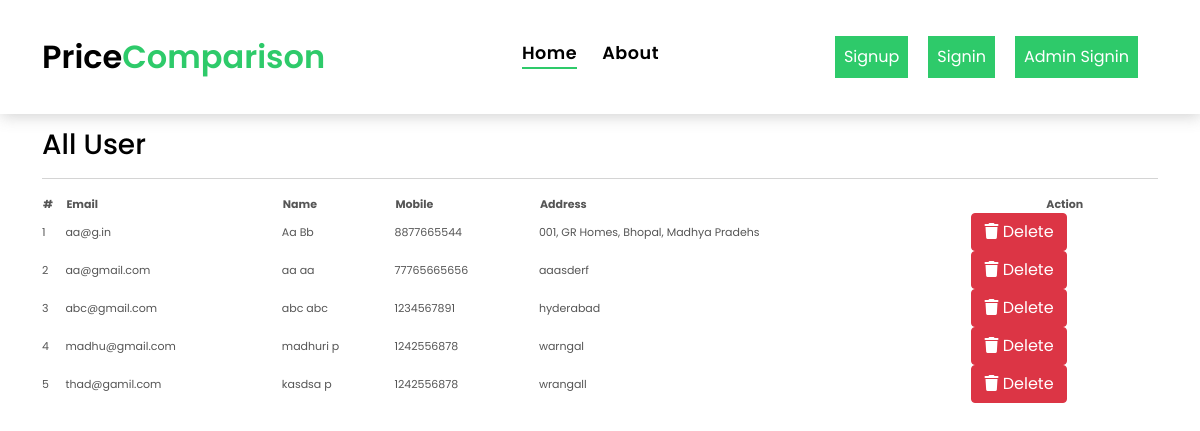
The page /all-user/ on the database its author committed.
### myapp/models.py (models this page shows, shortened)
class Register(models.Model):
    user = models.ForeignKey(User, on_delete=models.CASCADE, null=True, blank=True)
    mobile = models.CharField(max_length=10, null=True, blank=True)
    address = models.TextField(null=True, blank=True)

### myapp/views.py (the view)
# urls.py: path('all-user/', all_user, name="all_user"),
def all_user(request):
    data = Register.objects.filter()
    return render(request, "all_user.html", locals())

### myapp/templates/all_user.html (shortened to what this page needs)
{% include 'base.html' %}
{% load static %}
{% block body %}
<link rel="stylesheet" href="https://cdnjs.cloudflare.com/ajax/libs/font-awesome/6.2.0/css/all.min.css"
integrity="sha512-xh6O/CkQoPOWDdYTDqeRdPCVd1SpvCA9XXcUnZS2FmJNp1coAFzvtCN9BmamE+4aHK8yyUHUSCcJHgXloTyT2A=="
crossorigin="anonymous" />
<section class="section-services section-t8">
    <div class="container">
    <h3>All User </h3><hr>
    <div class="table-responsive">
        <table id="example1" class="display nowrap" style="width: 100%">
            <thead>
              <tr>
                <th>#</th>
                <th>Email</th>
                <th>Name</th>
                <th>Mobile</th>
                <th>Address</th>
                <th style="text-align: center">Action</th>
              </tr>
            </thead>
            <tbody>
              {% for i in data %}
              <tr>
                <td>{{i.id}}</td>
                <td>{{i.user.username}}</td>
                <td>{{i.user.first_name}} {{i.user.last_name}}</td>
                <td>{{i.mobile}}</td>
                <td>{{i.address}}</td>
                <td>
                  <a href="/delete-user/{{i.id}}/" title="Delete History" class="btn btn-danger"
                  onclick="return confirm('Are your sure?')"><i class="fas fa-trash" aria-hidden="true"></i> Delete</a>
                </td>
              </tr>
              {% endfor %}
            </tbody>
          </table>
    </div>
  </div>
{% endblock  %}

### myapp/static/assets/css/style.css (style rules this page uses)
body { font-family: "Poppins", sans-serif; color: #555555; }
h1, h2, h3, h4, h5, h6 { color: #000000; }
a { color: #000000; text-decoration: none; transition: all 0.5s ease; }
.section-t8 { padding-top: 8rem; }
.btn { transition: 0.5s ease; }

### myapp/templates/all_user.html (style rules this page uses)
.table-responsive { font-size:11px; }
td { padding:0px; }

### rows shown on the page
Register: id "1", user.username "aa@g.in", user.first_name "Aa", user.last_name "Bb", mobile "8877665544", address "001, GR Homes, Bhopal, Madhya Pradehs"
Register: id "2", user.username "aa@gmail.com", user.first_name "aa", user.last_name "aa", mobile "77765665656", address "aaasderf"
Register: id "3", user.username "abc@gmail.com", user.first_name "abc", user.last_name "abc", mobile "1234567891", address "hyderabad"
Register: id "4", user.username "madhu@gmail.com", user.first_name "madhuri", user.last_name "p", mobile "1242556878", address "warngal"
Register: id "5", user.username "thad@gamil.com", user.first_name "kasdsa", user.last_name "p", mobile "1242556878", address "wrangall"
